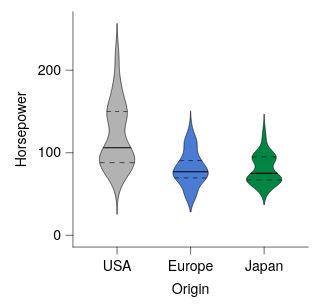

Source (Vega-Lite JSON):
### Vega-Lite specification from a JSON file in a GitHub repository (floating-point values rounded to 4 significant figures; data arrays with more than 128 entries replaced by an {"elided": "..."} marker saying what was removed)
{"background": null, "config": {"arc": {"fill": "#DBDBDB", "fillOpacity": 1.0, "innerRadius": 25.0, "padAngle": 0.03, "stroke": "black", "strokeOpacity": 1, "strokeWidth": 0.25}, "area": {"fill": "#DBDBDB", "fillOpacity": 1.0, "stroke": "black", "strokeOpacity": 1, "strokeWidth": 0.25}, "axis": {"domain": true, "domainCap": "round", "domainColor": "black", "domainWidth": 0.25, "grid": false, "gridCap": "round", "gridColor": "#F1F1F1", "gridDash": [0, 0], "gridOpacity": 1.0, "gridWidth": 0.25, "labelColor": "black", "labelFont": "Helvetica Neue, HelveticaNeue, Helvetica, Arial, sans-serif", "labelFontSize": 6, "labelFontStyle": "normal", "labelFontWeight": 400, "offset": 0, "ticks": true, "tickCap": "round", "tickColor": "black", "tickRound": false, "tickSize": 3, "tickWidth": 0.25, "titleColor": "black", "titleFont": "Helvetica Neue, HelveticaNeue, Helvetica, Arial, sans-serif", "titleFontSize": 6, "titleFontStyle": "normal", "titleFontWeight": 400}, "axisX": {"domain": true, "labelAlign": "center", "labelAngle": 0, "labels": true, "ticks": true, "translate": 0}, "axisY": {"domain": true, "labelAlign": "right", "labelAngle": 0, "labels": true, "ticks": true, "translate": 0}, "axisRight": {"domain": true, "labelAlign": "left", "labelAngle": 0, "labels": true, "ticks": true, "translate": 0}, "axisTop": {"domain": true, "labelAlign": "center", "labelAngle": 0, "labels": true, "ticks": true, "translate": 0}, "axisBand": {"tickOffset": 0}, "bar": {"fill": "#DBDBDB", "fillOpacity": 1.0, "stroke": "black", "strokeOpacity": 1, "strokeWidth": 0.25}, "boxplot": {"size": 9.0, "ticks": {"cornerRadius": 0.25, "fill": "black", "opacity": 1, "size": 4.5, "thickness": 0.25}, "box": {"fillOpacity": 1.0, "stroke": "black", "strokeOpacity": 1, "strokeWidth": 0.25}, "median": {"cornerRadius": 0, "fill": "black", "fillOpacity": 1.0, "opacity": 1, "size": 9.0, "thickness": 0.25}, "rule": {"fill": "black", "fillOpacity": 1.0, "size": 10.0, "stroke": "black", "strokeDash": [0, 0], "strokeOpacity": 1, "strokeWidth": 0.25}, "outliers": {"color": "black", "fill": "black", "fillOpacity": 1.0, "size": 0, "stroke": "black", "strokeOpacity": 1, "strokeWidth": 0.25}}, "circle": {"fill": "black", "fillOpacity": 1.0, "size": 1.25, "stroke": null, "strokeOpacity": 1, "strokeWidth": 0.25}, "errorband": {"band": {"fillOpacity": 0.6, "stroke": null, "strokeWidth": 0.25, "strokeOpacity": 1}, "borders": {"opacity": 0, "strokeOpacity": 1, "strokeWidth": 0.25}}, "errorbar": {"opacity": 1, "rule": {"strokeDash": [0, 0], "strokeWidth": 0.25}, "ticks": {"color": "black", "cornerRadius": 0.125, "opacity": 1, "size": 6.0, "thickness": 0.25}, "thickness": 0.25}, "font": "Helvetica Neue, HelveticaNeue, Helvetica, Arial, sans-serif", "geoshape": {"fill": "#DBDBDB", "fillOpacity": 1.0, "stroke": "black", "strokeOpacity": 1, "strokeWidth": 0.25}, "header": {"labelColor": "black", "labelFont": "Helvetica Neue, HelveticaNeue, Helvetica, Arial, sans-serif", "labelFontSize": 6, "labelFontStyle": "normal", "labelFontWeight": 400, "titleColor": "black", "titleFont": "Helvetica Neue, HelveticaNeue, Helvetica, Arial, sans-serif", "titleFontSize": 6, "titleFontStyle": "normal", "titleFontWeight": 400, "titlePadding": 0}, "legend": {"disable": false, "offset": 4.5, "titlePadding": 4, "labelOffset": 2, "gradientLabelOffset": 2, "columnPadding": 4, "rowPadding": 2, "gradientLength": 50.0, "gradientThickness": 5.0, "gradientOpacity": 1.0, "gradientStrokeColor": "black", "gradientStrokeWidth": 0.25, "labelColor": "black", "labelFont": "Helvetica Neue, HelveticaNeue, Helvetica, Arial, sans-serif", "labelFontSize": 6, "labelFontStyle": "normal", "labelFontWeight": 400, "strokeColor": "black", "strokeWidth": 0, "symbolSize": 36, "symbolStrokeColor": "black", "symbolStrokeWidth": 0.25, "titleColor": "black", "titleFont": "Helvetica Neue, HelveticaNeue, Helvetica, Arial, sans-serif", "titleFontSize": 6, "titleFontStyle": "normal", "titleFontWeight": 400}, "line": {"color": "black", "stroke": "black", "strokeCap": "butt", "strokeDash": [0, 0], "strokeOpacity": 1, "strokeWidth": 0.5}, "point": {"filled": true, "fill": "#DBDBDB", "fillOpacity": 1.0, "size": 5.0, "stroke": "black", "strokeOpacity": 1, "strokeWidth": 0.25}, "range": {"category": ["#B2B2B2", "#4A7CD3", "#008542", "#664CAF", "#509F98", "#636363", "#284F93", "#005226", "#382864", "#285753"], "diverging": {"scheme": ["#443E60", "#5F597E", "#7C759B", "#9994B6", "#B7B4CC", "#D6D5DC", "#F6F6F6", "#D1DAD9", "#A4C2BF", "#7AA9A4", "#578E89", "#37736E", "#1B5954"]}, "heatmap": {"scheme": ["#440154", "#472270", "#433E82", "#38598C", "#2C728E", "#238A8D", "#24A086", "#39B578", "#5DC862", "#96D646", "#CAE02D", "#FDE724"]}, "ordinal": {"scheme": ["#F1F1F1", "#DBDBDB", "#C6C6C6", "#B2B2B2", "#9D9D9D", "#898989", "#767676", "#636363", "#515151", "#404040", "#2F2F2F", "#1F1F1F"]}, "ramp": {"scheme": ["#440154", "#472270", "#433E82", "#38598C", "#2C728E", "#238A8D", "#24A086", "#39B578", "#5DC862", "#96D646", "#CAE02D", "#FDE724"]}}, "rule": {"color": "black", "stroke": "black", "strokeCap": "round", "strokeDash": [2, 2], "strokeOpacity": 1, "strokeWidth": 0.25}, "scale": {"barBandPaddingInner": 0.1, "rectBandPaddingInner": 0, "tickBandPaddingInner": 0.1, "bandPaddingOuter": 0.1, "bandWithNestedOffsetPaddingInner": 0.2, "bandWithNestedOffsetPaddingOuter": 0.2, "offsetBandPaddingInner": 0, "offsetBandPaddingOuter": 0, "continuousPadding": 5.0, "round": false}, "rect": {"fill": "#DBDBDB", "fillOpacity": 1.0, "stroke": "black", "strokeOpacity": 1, "strokeWidth": 0.25}, "square": {"fill": "#DBDBDB", "fillOpacity": 1.0, "size": 10.0, "stroke": "black", "strokeOpacity": 1, "strokeWidth": 0.25}, "text": {"color": "black", "font": "Helvetica Neue, HelveticaNeue, Helvetica, Arial, sans-serif", "fontSize": 6, "fontStyle": "normal", "fontWeight": 400}, "tick": {"color": "black", "cornerRadius": 0.125, "opacity": 1.0, "size": 9.0, "thickness": 0.25}, "title": {"anchor": "middle", "frame": "group", "color": "black", "font": "Helvetica Neue, HelveticaNeue, Helvetica, Arial, sans-serif", "fontSize": 6, "fontStyle": "normal", "fontWeight": 400, "subtitleColor": "black", "subtitleFont": "Helvetica Neue, HelveticaNeue, Helvetica, Arial, sans-serif", "subtitleFontSize": 6, "subtitleFontStyle": "normal", "subtitleFontWeight": 400}, "trail": {"color": "black", "opacity": 1, "size": 0.5}, "view": {"continuousWidth": 100, "continuousHeight": 100, "discreteWidth": 100, "discreteHeight": 100, "fill": null, "stroke": null, "strokeWidth": 0.25}}, "layer": [{"data": {"name": "data-206e5ea21200a9578be6eea6c4c70f28"}, "mark": {"type": "line", "fillOpacity": 1.0, "filled": true, "stroke": "black", "strokeOpacity": 1, "strokeWidth": 0.25}, "encoding": {"color": {"field": "__group", "legend": null, "scale": {"domain": ["USA", "Europe", "Japan"]}, "sort": ["USA", "Europe", "Japan"], "title": null, "type": "nominal"}, "order": {"field": "__order", "type": "quantitative"}, "x": {"axis": null, "field": "__x", "scale": {"domain": [0, 100], "padding": 0, "nice": false}, "type": "quantitative"}, "y": {"field": "__y", "title": "Horsepower", "type": "quantitative", "scale": {"nice": false}}}}, {"data": {"values": [{"__group": "USA", "__y": 88.0, "__x": 11.36, "__x2": 26.14, "__dysonsphere__": 1}]}, "mark": {"type": "rule", "color": "black", "strokeCap": "butt", "strokeDash": [2.111, 2.111], "strokeWidth": 0.25}, "encoding": {"x": {"axis": null, "field": "__x", "scale": {"domain": [0, 100], "padding": 0, "nice": false}, "type": "quantitative"}, "x2": {"field": "__x2"}, "y": {"field": "__y", "title": "Horsepower", "type": "quantitative", "scale": {"nice": false}}}}, {"data": {"values": [{"__group": "USA", "__y": 150.0, "__x": 14.4, "__x2": 23.1, "__dysonsphere__": 1}]}, "mark": {"type": "rule", "color": "black", "strokeCap": "butt", "strokeDash": [1.742, 1.742], "strokeWidth": 0.25}, "encoding": {"x": {"axis": null, "field": "__x", "scale": {"domain": [0, 100], "padding": 0, "nice": false}, "type": "quantitative"}, "x2": {"field": "__x2"}, "y": {"field": "__y", "title": "Horsepower", "type": "quantitative", "scale": {"nice": false}}}}, {"data": {"values": [{"__group": "Europe", "__y": 69.5, "__x": 43.2, "__x2": 56.8, "__dysonsphere__": 1}]}, "mark": {"type": "rule", "color": "black", "strokeCap": "butt", "strokeDash": [1.944, 1.944], "strokeWidth": 0.25}, "encoding": {"x": {"axis": null, "field": "__x", "scale": {"domain": [0, 100], "padding": 0, "nice": false}, "type": "quantitative"}, "x2": {"field": "__x2"}, "y": {"field": "__y", "title": "Horsepower", "type": "quantitative", "scale": {"nice": false}}}}, {"data": {"values": [{"__group": "Europe", "__y": 90.5, "__x": 45.23, "__x2": 54.77, "__dysonsphere__": 1}]}, "mark": {"type": "rule", "color": "black", "strokeCap": "butt", "strokeDash": [1.907, 1.907], "strokeWidth": 0.25}, "encoding": {"x": {"axis": null, "field": "__x", "scale": {"domain": [0, 100], "padding": 0, "nice": false}, "type": "quantitative"}, "x2": {"field": "__x2"}, "y": {"field": "__y", "title": "Horsepower", "type": "quantitative", "scale": {"nice": false}}}}, {"data": {"values": [{"__group": "Japan", "__y": 67.0, "__x": 73.77, "__x2": 88.73, "__dysonsphere__": 1}]}, "mark": {"type": "rule", "color": "black", "strokeCap": "butt", "strokeDash": [2.137, 2.137], "strokeWidth": 0.25}, "encoding": {"x": {"axis": null, "field": "__x", "scale": {"domain": [0, 100], "padding": 0, "nice": false}, "type": "quantitative"}, "x2": {"field": "__x2"}, "y": {"field": "__y", "title": "Horsepower", "type": "quantitative", "scale": {"nice": false}}}}, {"data": {"values": [{"__group": "Japan", "__y": 95.0, "__x": 76.13, "__x2": 86.37, "__dysonsphere__": 1}]}, "mark": {"type": "rule", "color": "black", "strokeCap": "butt", "strokeDash": [2.049, 2.049], "strokeWidth": 0.25}, "encoding": {"x": {"axis": null, "field": "__x", "scale": {"domain": [0, 100], "padding": 0, "nice": false}, "type": "quantitative"}, "x2": {"field": "__x2"}, "y": {"field": "__y", "title": "Horsepower", "type": "quantitative", "scale": {"nice": false}}}}, {"data": {"values": [{"__group": "USA", "__y": 105.3, "__x": 12.72, "__x2": 24.78, "__dysonsphere__": 1}, {"__group": "USA", "__y": 105.6, "__x": 12.76, "__x2": 24.74, "__dysonsphere__": 1}, {"__group": "USA", "__y": 106.0, "__x": 12.83, "__x2": 24.67, "__dysonsphere__": 1}, {"__group": "USA", "__y": 106.7, "__x": 12.95, "__x2": 24.55, "__dysonsphere__": 1}, {"__group": "Europe", "__y": 76.35, "__x": 42.52, "__x2": 57.48, "__dysonsphere__": 1}, {"__group": "Europe", "__y": 76.88, "__x": 42.54, "__x2": 57.46, "__dysonsphere__": 1}, {"__group": "Europe", "__y": 77.0, "__x": 42.55, "__x2": 57.45, "__dysonsphere__": 1}, {"__group": "Europe", "__y": 77.5, "__x": 42.59, "__x2": 57.41, "__dysonsphere__": 1}, {"__group": "Europe", "__y": 77.65, "__x": 42.6, "__x2": 57.4, "__dysonsphere__": 1}, {"__group": "Japan", "__y": 74.35, "__x": 75.27, "__x2": 87.23, "__dysonsphere__": 1}, {"__group": "Japan", "__y": 74.63, "__x": 75.38, "__x2": 87.12, "__dysonsphere__": 1}, {"__group": "Japan", "__y": 75.0, "__x": 75.52, "__x2": 86.98, "__dysonsphere__": 1}, {"__group": "Japan", "__y": 75.18, "__x": 75.59, "__x2": 86.91, "__dysonsphere__": 1}, {"__group": "Japan", "__y": 75.65, "__x": 75.76, "__x2": 86.74, "__dysonsphere__": 1}]}, "mark": {"type": "area", "fill": "black", "fillOpacity": 1, "opacity": 1, "stroke": null, "strokeWidth": 0}, "encoding": {"detail": {"field": "__group", "type": "nominal"}, "x": {"axis": null, "field": "__x", "scale": {"domain": [0, 100], "padding": 0, "nice": false}, "type": "quantitative"}, "x2": {"field": "__x2"}, "y": {"field": "__y", "title": "Horsepower", "type": "quantitative", "scale": {"nice": false}}}}, {"data": {"name": "data-d7a230a7326baf606a19256938f2a2d2"}, "mark": {"type": "bar", "opacity": 0}, "encoding": {"x": {"axis": {}, "field": "Origin", "scale": {"domain": ["USA", "Europe", "Japan"], "paddingInner": 0.0, "paddingOuter": 0.1}, "sort": ["USA", "Europe", "Japan"], "title": "Origin", "type": "nominal"}}, "transform": [{"filter": "false"}]}], "resolve": {"axis": {"x": "independent"}}, "$schema": "https://vega.github.io/schema/vega-lite/v6.4.1.json", "datasets": {"data-206e5ea21200a9578be6eea6c4c70f28": {"elided": "1203 records"}, "data-d7a230a7326baf606a19256938f2a2d2": {"elided": "400 records"}}}
